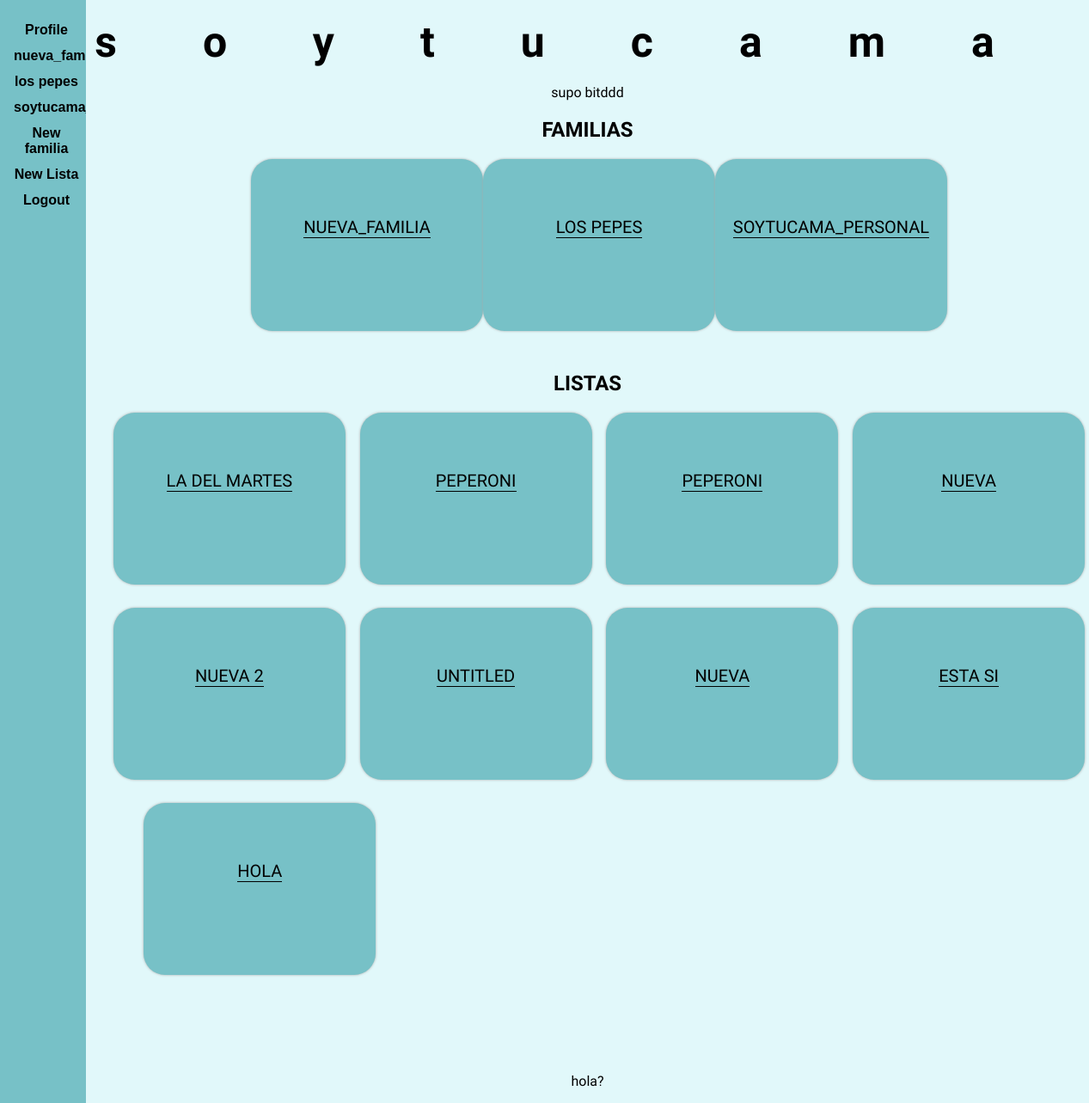
The app's page /profile/ (signed in), older data.
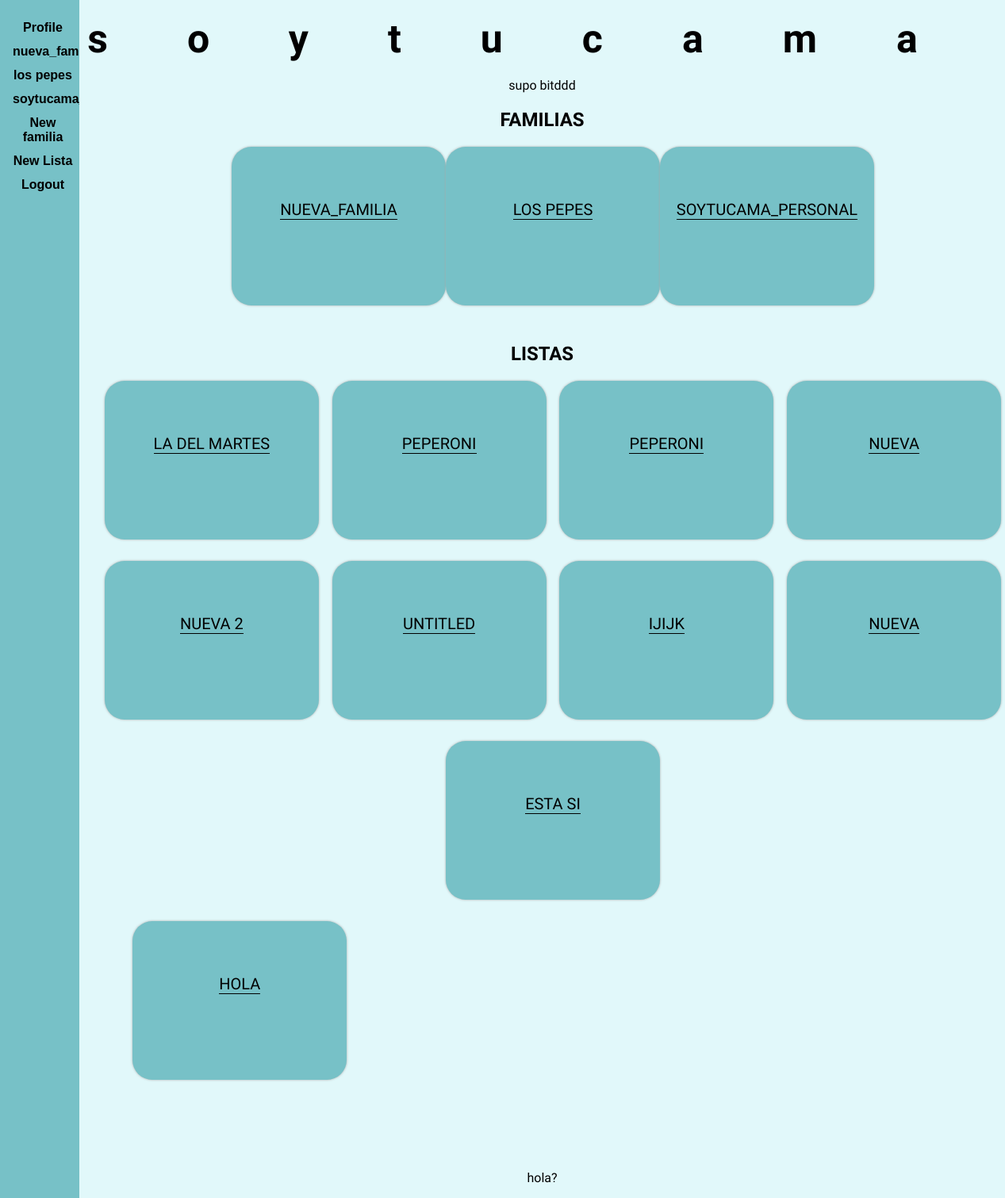
The same page, newer data.
### listapp/models.py (models this page shows)
class Familia(models.Model):
    lista =models.ManyToManyField(Lista)
    name = models.CharField( max_length=200, null = True)
    miembro = models.ManyToManyField(Customer)#, null = True, on_delete = models.SET_NULL)
    def __str__(self):
        return self.name

class Lista(models.Model):
    STATUS = (
        ('Por comprar', 'Por comprar'),
        ('Comprando', 'Comprando'),
        ('Comprado', 'Comprado'),
        )
    item = models.ManyToManyField(Item)#, null = True, on_delete = models.SET_NULL)
    status = models.CharField(max_length=200, null = True, choices = STATUS)
    name = models.CharField( max_length=200, null = True)
    def __str__(self):
        return self.name

### listapp/views.py (the view)
# urls.py: path('profile/', views.profilePage, name = 'profile'),
def profilePage(request):
    l_user = request.user
    print('########################################################################################')
    print('USER: ', l_user)
    l_customer = request.user.customer
    familias = l_customer.familia_set.all()
    listas = []
    print(familias)
    for familia in familias:
        for lista in familia.lista.all():
            listas.append(lista)
    context = {'user':l_user, 'customer':l_customer, 'familias':familias, 'listas':listas}
    return render(request, 'listapp/profile.html', context)

### listapp/templates/listapp/profile.html (shortened to what this page needs)
{% extends 'listapp/main.html' %}
{% load static %}
{% block content %}
<link rel="stylesheet" href="{%static 'css/profile.css'%}">
<div class="mabody">
    <h1 class="headlist"> {{user}}</h1>
    <p> supo bitddd</p>
    <h2 class="sechead"> FAMILIAS </h2>
    <div class="familias container">
        {% for familia in familias %}
            <a href="/familia/{{familia.id}}/">
                <div class="f_block bloque">
                <span>{{familia}}</span>
                </div>
            </a>
        {% endfor %}
    </div>
    <h2 class = "sechead"> LISTAS</h2>
    <div class="listas container">
    {% for lista in listas %}
        <a href="/lista/{{lista.id}}/">
            <div class="l_block bloque">
                <span>{{lista}}</span>
            </div>
        </a>
    {% endfor %}
    </div>
<div class="bloque">
    <span>hola</span>
</div>
<p> hola? </p>
</div>
{% endblock %}

### listapp/templates/listapp/main.html (shortened to what this page needs)
<!DOCTYPE html>
<html>
        <head>
                {% load static %}
                {% include 'listapp/sidebar.html' %}
                <link rel="stylesheet" href="{% static 'css/sidebar.css'%}">
            </head>
            <body>
                <div class = "sidebar">
                    <a href = "{% url 'profile' %}"> Profile </a>
                    {% for familia in familias %}
                    <a href="/familia/{{familia.id}}/">{{familia}}</a>
                    {% endfor %}
                    <a href="#"> New familia </a>
                    <a href="{% url 'newLista'%}"> New Lista</a>
                    <a href="{%url 'logout' %}"> Logout </a></span>
                </div>
                <div class ="rest">
                {% block content %}
                {% endblock %}
                </div>
            </body>
        </html
}

### listapp/templates/listapp/sidebar.html
{% load static %}
<link rel="stylesheet" href="{% static 'css/sidebar.css'%}">
<div class = "sidebar">
    <a href = "{% url 'profile' %}"> Profile </a>
    {% for familia in familias %}
    <a href="/familia/{{familia.id}}/">{{familia}}</a>
    {% endfor %}
    <a href="#"> New familia </a>
    <a href="{% url 'newLista'%}"> New Lista</a>
    <a href="{%url 'logout' %}"> Logout </a></span>
</div>

### static/css/sidebar.css (style rules this page uses)
.sidebar { height: 100%; width: 100px; position: fixed; z-index: 1; top: 0; left: 0; background-color: #77c1c7; overflow-x: hidden; padding-top: 20px; }
.sidebar a { font-family: Arial; padding: 6px 8px 6px 16px; text-decoration: none; font-size: 25; font-weight: bold; color: black; display: block; }
.rest { margin-left: 100px; padding: 0px 10px }

### static/css/profile.css (style rules this page uses)
body { background: #e1f8fa; font-family: Arial; text-align: center; margin:auto; }
.mabody { font-family: 'Oswald', sans-serif; }
.headlist { text-align: center; letter-spacing:100px; margin:auto; margin-bottom:20px; margin-top: 20px; font-size:50px; }
.container { display: inline-flex; justify-content:space-around; flex-wrap: wrap; flex: auto; }
.bloque { vertical-align: middle; margin-right: 5%; margin-left: 5%; margin-bottom: 10%; background : #77c1c7; border-radius: 25px; height : 200px; width: 270px; -moz-box-shadow: 0 0 8px #ccc; -webkit-box-shadow: 0 0 8px #ccc; box-shadow: 0 0 3px #a8a8a8; }
.bloque span { font-size: 20px; border-bottom: 1px solid black; text-transform: uppercase; color: black; margin-top: 25%; display: inline-block; vertical-align: middle; line-height: normal; align-items:center; }

Row changes from the older to the newer data that the page shows:
added Lista: name "IJIJK"
